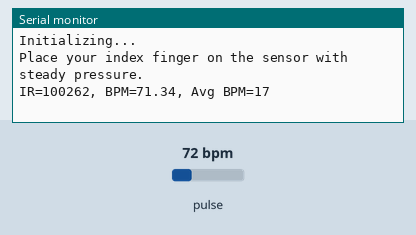
Simulated run of this program. Board: Arduino Uno R4 Minima. On the bench: the last lines printed to the serial monitor. The test bench sets the inputs (shaded band); at power-on: pulse 72 bpm.

Above: at 1.2 s.
1.3 s: pulse set to 42 bpm
At 2.4 s:
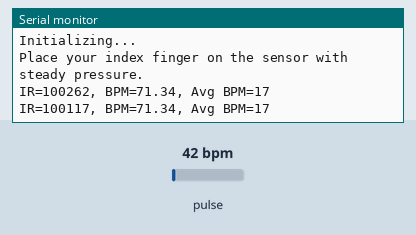
2.8 s: pulse set to 70 bpm
At 3.4 s:
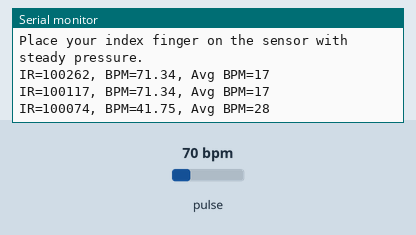
Timing chart, 0 to 5.8 s (numbered marks = the images above; inputs shaded):
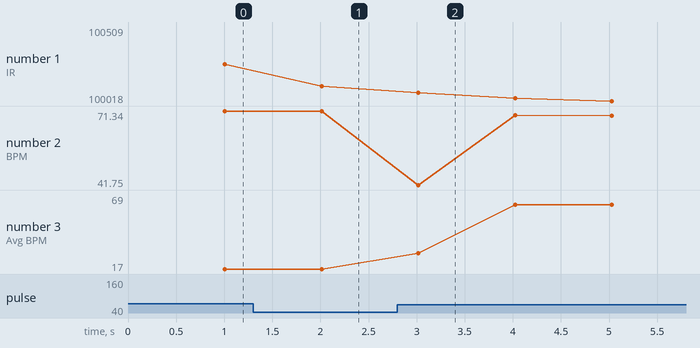

Measured:
- after the input at 1.3 s, the serial monitor: prints a new line after 0.71 s (image 1)
- after the input at 2.8 s, the serial monitor: prints a new line after 0.22 s (image 2)
- plotted number 1: 100262 → 100117 after the input at 1.3 s, 100117 → 100031 after the input at 2.8 s
- plotted number 2: 71.34 → 69.61 after the input at 2.8 s
- plotted number 3: 17 → 69 after the input at 2.8 s

The program:

main.cpp
```cpp
#include <Arduino.h>

#include <Wire.h>
#include "MAX30105.h"
#include "heartRate.h"


MAX30105 particleSensor;

const byte RATE_SIZE = 4; //Increase this for moreaveraging.4isgood.
byte rates[RATE_SIZE]; //Array of heart rates
byte rateSpot = 0;
long lastBeat = 0; //Time at which the last beat occurred


float beatsPerMinute; //Current BPM value
int beatAvg; //Average BPMvalue


void setup() {

  Serial.begin(9600);
  Serial.println("Initializing...");

  // Initialize sensor
  if (!particleSensor.begin(Wire, I2C_SPEED_FAST)) //UsedefaultI2Cport, 400kHz speed
  {
    Serial.println("MAX3 0102 was not found. Please check wiring/power. ");
    while (1) ; //Infinite loop to stop the program
  }
  Serial.println("Place your index finger on the sensor with steady pressure.");

  particleSensor.setup(); //Configuresensorwith default settings
  particleSensor.setPulseAmplitudeRed(0x0A); //TurnRedLEDtolow to indicate sensor is running
  particleSensor.setPulseAmplitudeGreen(0);  // Turnoff GreenLED
}


long lastPrintTime = 0;


void loop() {
  long irValue = particleSensor.getIR();


  if (checkForBeat(irValue) == true) {
    //Calculate beatsPerMinute
    long delta = millis() - lastBeat;
    lastBeat = millis();
    beatsPerMinute = 60 / (delta / 1000.0);


    if (beatsPerMinute < 255 && beatsPerMinute >20) { //Checkifthe BPM value is within a valid range
      rates[rateSpot++] = (byte)beatsPerMinute; //Storethisreading in the array
      rateSpot %= RATE_SIZE; //Wrapvariable

      //Take average of readings
      beatAvg = 0;
      for (byte x = 0; x < RATE_SIZE; x++)
        beatAvg += rates[x];
      beatAvg /= RATE_SIZE;
      }
  }


//Print the IR value, current BPM value, and averageBPMvaluetothe serial monitor
  if (millis() - lastPrintTime >= 1000) {
    lastPrintTime = millis();  // Update timestamp


    Serial.print("IR=");
    Serial.print(irValue);
    Serial.print(", BPM=");
    Serial.print(beatsPerMinute);
    Serial.print(", Avg BPM=");
    Serial.print(beatAvg);


    if (irValue < 50000)
      Serial.print(" No finger?");

    Serial.println();
  }
}
```
